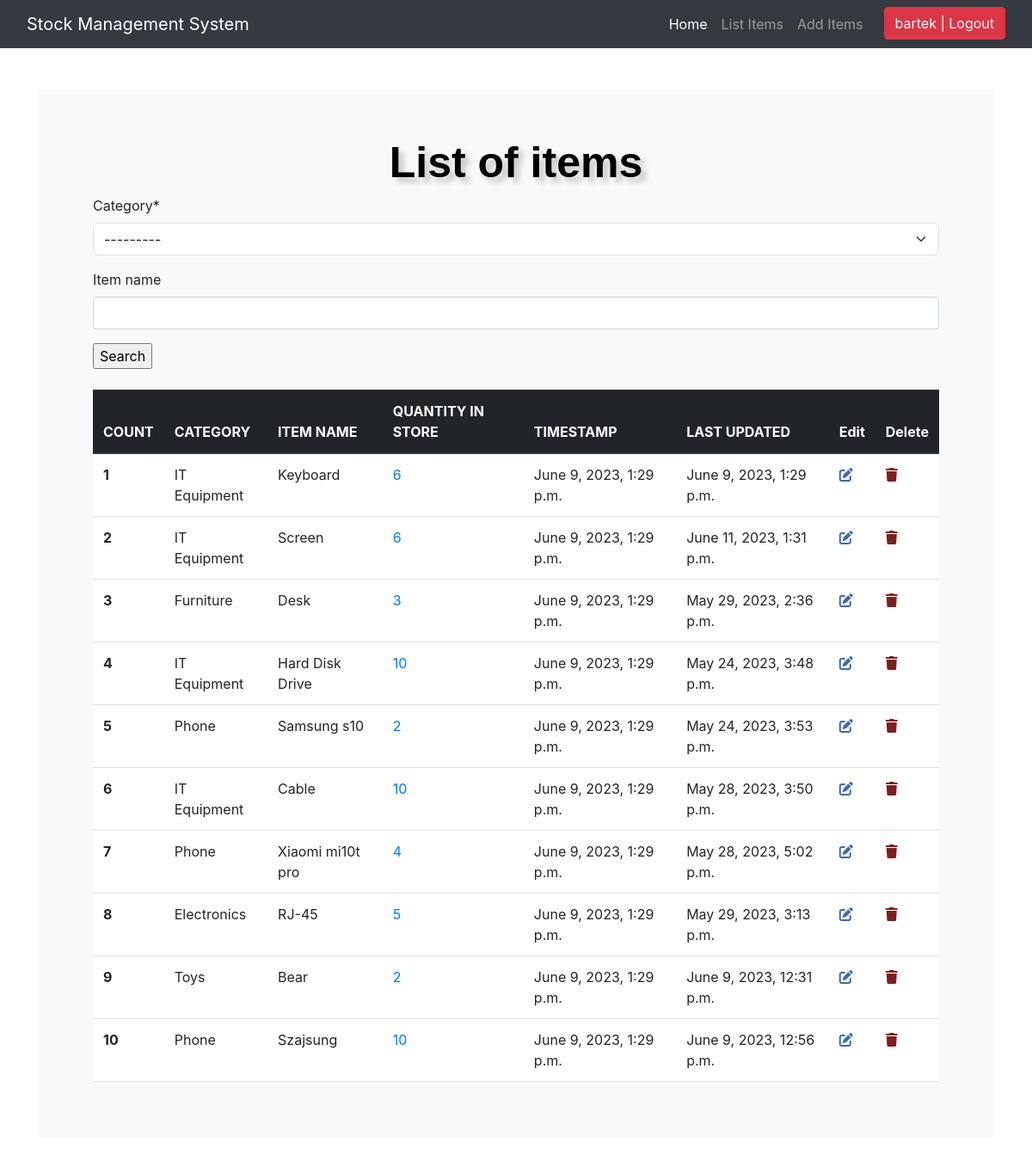
Page /list_items/ (signed in) on the earlier database version.
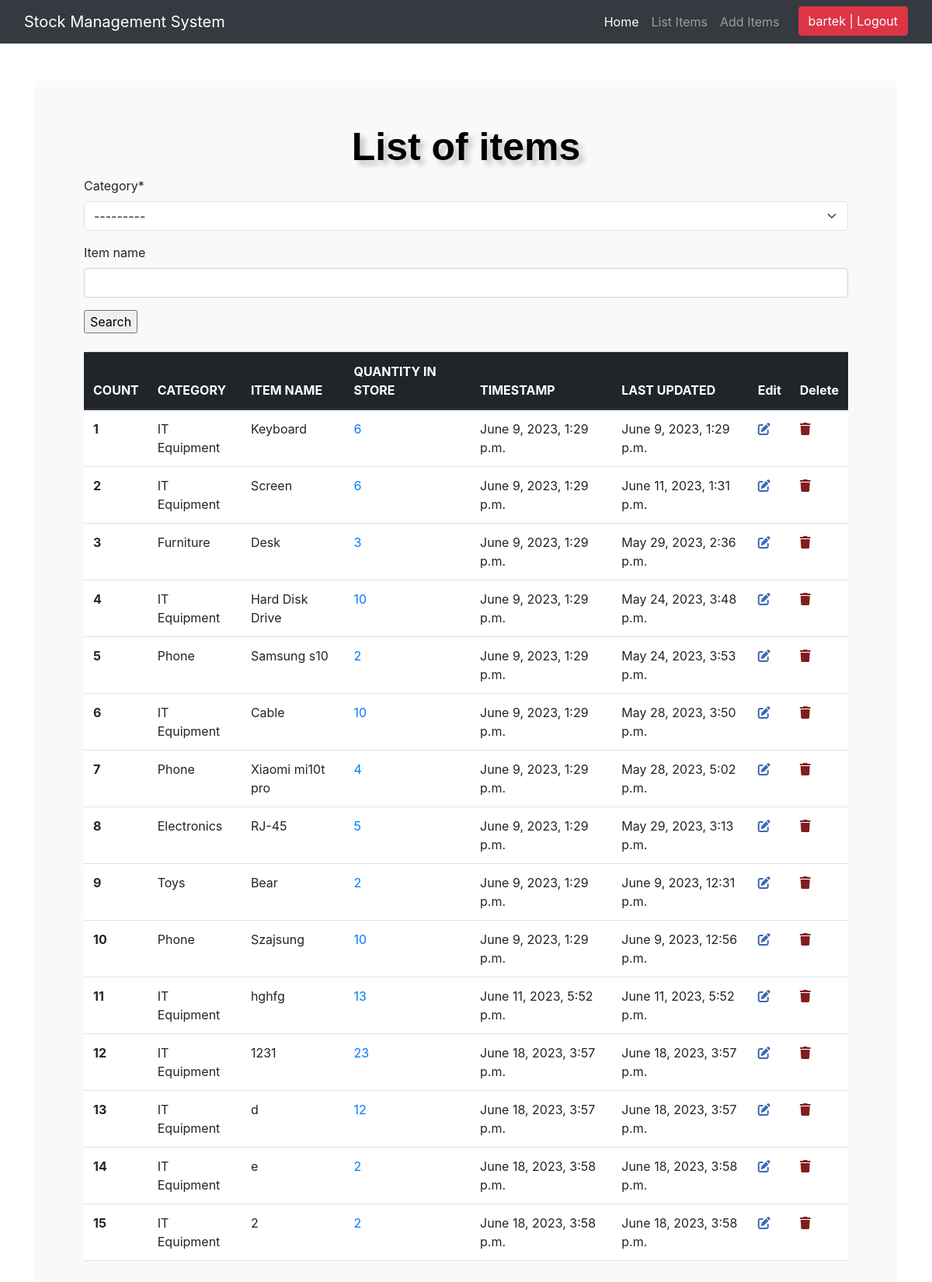
Same page on the later database version.
### stockmg/models.py (models this page shows, shortened)
class Stock(models.Model):
    category = models.ForeignKey(Category, on_delete=models.CASCADE)
    item_name = models.CharField(max_length=50, blank=True, null=True)
    quantity = models.IntegerField(default='0', blank=False, null=True)
    receive_quantity = models.IntegerField(default='0', blank=True, null=True)
    receive_by = models.CharField(max_length=50, blank=True, null=True)
    issue_quantity = models.IntegerField(default='0', blank=True, null=True)
    issue_by = models.CharField(max_length=50, blank=True, null=True)
    issue_to = models.CharField(max_length=50, blank=True, null=True)
    phone_number = models.CharField(max_length=50, blank=True, null=True)
    created_by = models.CharField(max_length=50, blank=True, null=True)
    reorder_level = models.IntegerField(default='0', blank=True, null=True)
    last_updated = models.DateTimeField(auto_now_add=False, auto_now=True)
    timestamp = models.DateTimeField(auto_now_add=True, auto_now=False)

class Category(models.Model):
    name = models.CharField(max_length=50, blank=True, null=True)
    def __str__(self):
        return self.name

### stockmg/views.py (the view, shortened to what this page needs)
# urls.py: path('list_items/', views.list_items, name='list_items'),
@login_required
def list_items(request):
    header = 'List of items'
    form = StockSearchForm(request.POST or None)
    queryset = Stock.objects.all()
    context = {
        "header": header,
        "queryset": queryset,
        "form": form,
    }
    return render(request, "list_items.html", context)

### stockmg/forms.py
class StockSearchForm(forms.ModelForm):
    class Meta:
        model = Stock
        fields = ['category', 'item_name']

### stockmg/templates/list_items.html (shortened to what this page needs)
{% load static %}
{% load crispy_forms_tags %}
<!DOCTYPE html>
<html lang="en">
<head>
    <link href="https://cdn.jsdelivr.net/npm/bootstrap@5.3.0-alpha3/dist/css/bootstrap.min.css" rel="stylesheet"
>
    <link rel="stylesheet" href="https://cdn.jsdelivr.net/npm/bootstrap@4.0.0/dist/css/bootstrap.min.css"
>
    <link rel="stylesheet" href="{% static 'css/style.css' %}">
</head>
<body>
<main>
    {% include 'navbar.html' %}
    <div class="container my-5">
        <div class="bg-body-tertiary p-5 rounded">
            <div class="col-sm-12 py-12 mx-auto">
                <div class="header">{{ header }}</div>
                <form method='POST' action=''>{% csrf_token %}
                    {{ form|crispy }}
                    <input type="submit" value='Search'/>
                </form>
                <br>
                <div class="display_table">
                    <table class='table'>
                        <thead class="thead-dark">
                        <tr>
                            <th scope="col">COUNT</th>
                            <th scope="col">CATEGORY</th>
                            <th scope="col">ITEM NAME</th>
                            <th scope="col">QUANTITY IN STORE</th>
                            <th scope="col">TIMESTAMP</th>
                            <th scope="col">LAST UPDATED</th>
                            <th scope="col">Edit</th>
                            <th scope="col">Delete</th>
                        </tr>
                        </thead>
                        <tbody>
                        {% for instance in queryset %}
                            <tr>
                                <th scope="row">{{ forloop.counter }}</th>
                                <td>{{ instance.category }}</td>
                                <td>{{ instance.item_name }}</td>
                                <td><a href="{% url 'stock_detail' instance.id %}">{{ instance.quantity }}</a></td>
                                <td>{{ instance.timestamp }}</td>
                                <td>{{ instance.last_updated }}</td>
                                <td><a href="{% url 'update_items' instance.id %}"><i class="fa-solid fa-pen-to-square"
                                                                                      style="color: #3d68b3;"></i></a>
                                </td>
                                <td><a href="{% url 'delete_items' instance.id %}"><i class="fa-sharp fa-solid fa-trash"
                                                                                      style="color: #801e1e;"></i></a>
                                </td>
                            </tr>
                        {% endfor %}
                        </tbody>
                    </table>
                </div>
            </div>
        </div>
    </div>
</main>
</body>
</html>

### stockmg/templates/navbar.html (shortened to what this page needs)
<nav class="navbar navbar-expand-lg navbar-dark bg-dark" aria-label="Offcanvas navbar large">
    <div class="container-fluid">
        <a class="navbar-brand" href="/">Stock Management System</a>
        <div class="offcanvas offcanvas-end text-bg-dark" tabindex="-1" id="offcanvasNavbar2"
             aria-labelledby="offcanvasNavbar2Label">
            <div class="offcanvas-body">
                <ul class="navbar-nav justify-content-end flex-grow-1 pe-3">
                    {% if request.user.is_authenticated %}
                        <li class="nav-item">
                            <a class="nav-link active" aria-current="page" href="/">Home</a>
                        </li>
                        <li class="nav-item">
                            <a class="nav-link" href="/list_items/">List Items</a>
                        </li>
                        <li class="nav-item">
                            <a class="nav-link" href="/add_items/">Add Items</a>
                        </li>
                    {% endif %}
                </ul>
                <ul class="navbar-nav">
                    {% if request.user.is_authenticated %}
                        <li><a href="/accounts/logout">
                            <button class="btn btn-danger">{{ user }} | Logout</button>
                        </a></li>
                    {% else %}
                        <li>
                            <button  class="btn btn-light"><a href="/accounts/login"
                                                                 style="text-decoration: none; color: #000000">Login</a>
                            </button>
                        </li>
                    {% endif %}
                </ul>
            </div>
        </div>
    </div>
</nav>

### stockmg/static/css/style.css (style rules this page uses)
.header { font-family: helvetica; color: black; font-size: 50px; text-align: center; width: 100%; text-shadow: 6px 6px 6px #c9c6c6; display: block; font-weight: bolder; }

### stockmg/templates/list_items.html (style rules this page uses)
body { padding-bottom: 20px; }
.navbar { margin-bottom: 20px; }

Differences in the rows shown:
added Stock: category "IT Equipment", item_name "hghfg", quantity "13", timestamp "June 11, 2023, 5:52 p.m.", last_updated "June 11, 2023, 5:52 p.m."
added Stock: category "IT Equipment", item_name "1231", quantity "23", timestamp "June 18, 2023, 3:57 p.m.", last_updated "June 18, 2023, 3:57 p.m."
added Stock: category "IT Equipment", item_name "d", quantity "12", timestamp "June 18, 2023, 3:57 p.m.", last_updated "June 18, 2023, 3:57 p.m."
added Stock: category "IT Equipment", item_name "e", quantity "2", timestamp "June 18, 2023, 3:58 p.m.", last_updated "June 18, 2023, 3:58 p.m."
added Stock: category "IT Equipment", item_name "2", quantity "2", timestamp "June 18, 2023, 3:58 p.m.", last_updated "June 18, 2023, 3:58 p.m."
